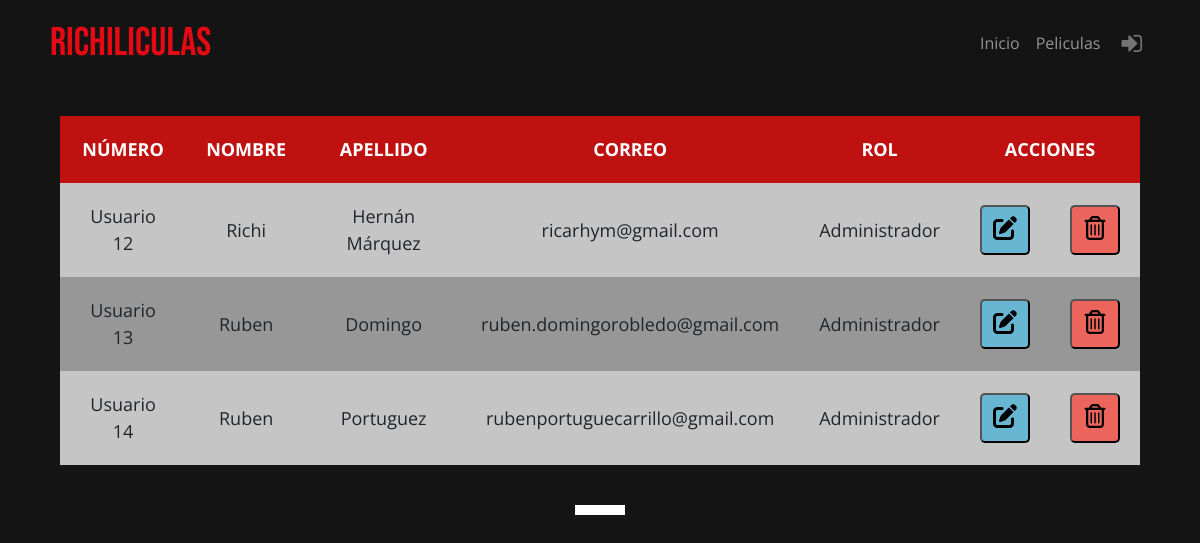
/controlador/admin/controlador_admin_usuarios.php, run on the app's committed database.
### tables this page shows
CREATE TABLE `usuario` (
  `id_usuario` smallint(6) NOT NULL,
  `nombre` varchar(30) DEFAULT NULL,
  `apellido` varchar(30) DEFAULT NULL,
  `correo` varchar(50) DEFAULT NULL,
  `contrasena` char(64) DEFAULT NULL,
  `rol` enum('Administrador','Cliente') NOT NULL
);

### modelo/conexion.php (called while the page is built)
<?php
class Conexion
{
    private $servidor = "localhost";
    private $usuario = "root";
    private $clave = "";
    private $dbname = "cine";
    function conex()
    {
        try {
            return new PDO("mysql:host=$this->servidor;dbname=$this->dbname;charset=utf8", $this->usuario, $this->clave);
        } catch (PDOException $e) {
            return "Error" . $e->getMessage();
        }
    }
}
?>

### modelo/paginacion.php (called while the page is built, shortened)
<?php
include_once("conexion.php");
class Paginacion extends Conexion
{
    private $resultadoporpag;
    private $indice;
    private $totalpag;
    private $conexion;
    private $tabla;
    function __construct($resultadoporpag, $tabla)
    {
        $this->tabla = $tabla;
        $this->conexion = parent::conex();
        $this->resultadoporpag = $resultadoporpag;
        $this->indice = 0;
        $this->conexion = parent::conex();
        $this->calcularPag();
    }
    function calcularPag()
    {
        if ($this->tabla == 'pelicula' || $this->tabla == 'pelicula_admin') {
            $stmt = $this->conexion->prepare("SELECT COUNT(DISTINCT pelicula.id_pelicula) as total FROM pelicula;");
        } elseif ($this->tabla == 'sala') {
            $stmt = $this->conexion->prepare("SELECT COUNT(DISTINCT sala.id_sala) as total FROM sala;");
        }elseif ($this->tabla == 'usuario') {
            $stmt = $this->conexion->prepare("SELECT COUNT(DISTINCT usuario.id_usuario) as total FROM usuario;");
        }elseif ($this->tabla == 'entradas') {
            $stmt = $this->conexion->prepare("SELECT COUNT(DISTINCT reserva.id_reserva) as total FROM reserva;");
        }
        $stmt->execute();
        $this->numresultados = $stmt->fetch(PDO::FETCH_OBJ)->total;
        $this->totalpag = $this->numresultados / $this->resultadoporpag;
    }
    function mostrar()
    {
        try {
            if ($this->tabla == 'pelicula' || $this->tabla == 'pelicula_admin') {
                $stmt = $this->conexion->prepare("SELECT DISTINCT id_pelicula, nombre,imagen,sinopsis,duracion, url, clasificacion,categoria, fecha_estreno FROM pelicula ORDER BY fecha_estreno DESC, id_pelicula ASC LIMIT $this->indice, $this->resultadoporpag;");
            } elseif ($this->tabla == 'sala') {
                $stmt = $this->conexion->prepare("SELECT DISTINCT id_sala,descripcion,capacidad,habilitada,luxury FROM sala ORDER BY id_sala LIMIT $this->indice, $this->resultadoporpag;");
            } elseif ($this->tabla == 'usuario') {
                $stmt = $this->conexion->prepare("SELECT DISTINCT id_usuario,nombre,apellido,correo,contrasena,rol FROM usuario ORDER BY id_usuario LIMIT $this->indice, $this->resultadoporpag;");
            }
            $stmt->execute();
            $registroarray = $stmt->fetchAll(PDO::FETCH_ASSOC);
            return $registroarray;
        } catch (PDOException $e) {
            echo "Error" . $e->getMessage();
        }
    }
    function numeritos()
    {
        $array = array();
        for ($i = 0; $i < $this->totalpag; $i++) {
            $array[] = $i + 1;
        }
        return $array;
    }
}

### vista/usuario/usuario_admin.php (the view, shortened to what this page needs)
<!DOCTYPE html>
<html lang="en">
<head>
    <link rel="stylesheet" href="vista/css/tablasAdmin.css">
    <link rel="stylesheet" href="vista/css/estilos.css">
    <link href="https://cdn.jsdelivr.net/npm/bootstrap@5.3.0-alpha1/dist/css/bootstrap.min.css" rel="stylesheet">
</head>
<body>
    <?php
    include "vista/menu.php";
    ?>
    <table id='table'>
        <tr id='titulo'>
            <th>NÚMERO</th>
            <th>NOMBRE</th>
            <th>APELLIDO</th>
            <th>CORREO</th>
            <th>ROL</th>
            <th colspan="2">ACCIONES</th>
        </tr>
        <?php
        foreach ($arrayusuariopaginado as $row) {
        ?>
            <tr>
                <td data-titulo='Número'><?php echo 'Usuario ' . $row['id_usuario'] - 1 ?></td>
                <td data-titulo='Nombre'><?php echo $row['nombre'] ?></td>
                <td data-titulo='Apellido'><?php echo $row['apellido'] ?></td>
                <td data-titulo='Correo'><?php echo $row['correo'] ?></td>
                <td data-titulo='Rol'><?php echo $row['rol'] ?></td>
                <td>
                    <form method="post" action="index.php">
                        <button class="edit" name="editar_usuario_admin" title="Editar"><i class='fas fa-edit' style='font-size:24px'></i></button>
                    </form>
                </td>
                <td>
                    <form method="post" action="index.php">
                        <button class="trash" name="borrar_usuario_admin" title="Borrar"><i class='far fa-trash-alt' style='font-size:24px'></i></button>
                    </form>
                </td>
            </tr>
        <?php
        }
        ?>
    </table>
    <div id='contain'>
        <div id='dentro' style="margin-top: 0px; margin-bottom:40px">
            <?php
            foreach ($num_usuario as $a) {
                if (isset($_GET["pagina_usuario"])) {
                    if ($_GET["pagina_usuario"] == $a) {
            ?>
                        <a href='?pagina_usuario=<?= ($a) ?>'>
                            <div id='colorea' class='dentro'></div>
                        </a>
                    <?php
                    } else {
                    ?>
                        <a href='?pagina_usuario=<?= ($a) ?>'>
                            <div class='dentro'></div>
                        </a>
                    <?php
                    }
                } else {
                    if ($a == 1) {
                    ?>
                        <a href='?pagina_usuario=<?= ($a) ?>'>
                            <div id='colorea' class='dentro'></div>
                        </a>
                    <?php
                    } else {
                    ?>
                        <a href='?pagina_usuario=<?= ($a) ?>'>
                            <div class='dentro'></div>
                        </a>
            <?php
                    }
                }
            }
            ?>
        </div>
    </div>
</body>
</html>

### vista/css/tablasAdmin.css (style rules this page uses)
table { background-color: white; text-align: center; border-collapse: collapse; margin: 0 auto; font-size: 18px; width: 90%; margin-top: 30px; }
th, td { padding: 20px; }
th { background-color: #c01111; border-bottom: solid 5px #0F362D; color: white; }
tr:nth-child(even) { background-color: #c5c5c5; }
tr:nth-child(odd) { background-color: rgb(151, 151, 151); }
button.edit { background-color: #67b7d2; border-radius: 5px; width: 50px; height: 50px; }
button.trash { background-color: #ec655c; border-radius: 5px; width: 50px; height: 50px; }

### vista/css/estilos.css (style rules this page uses)
:root { --rojo: #E50914; --fondo: #141414; }
* { margin: 0; padding: 0; box-sizing: border-box; }
body { background: var(--fondo); font-family: 'Open Sans', sans-serif; }
#contain { margin-top: 40px; background-color: transparent; display: flex; justify-content: center; align-items: center; }
#dentro { background-color: transparent; position: relative; width: 50%; margin: 0; display: flex; justify-content: center; align-items: center; gap: 20px 20px; flex-wrap: wrap; }
#dentro a { text-decoration: none; }
.dentro { background-color: #737373; color: white; width: 50px; height: 10px; display: flex; text-align: center; justify-content: center; align-items: center; }
#colorea { background-color: white; color: white; font-weight: bold; }

### data on the page
usuario: $row['id_usuario']-1 "12", nombre "Richi", apellido "Hernán Márquez", correo "ricarhym@gmail.com", rol "Administrador"
usuario: $row['id_usuario']-1 "13", nombre "Ruben", apellido "Domingo", correo "ruben.domingorobledo@gmail.com", rol "Administrador"
usuario: $row['id_usuario']-1 "14", nombre "Ruben", apellido "Portuguez", correo "rubenportuguecarrillo@gmail.com", rol "Administrador"
